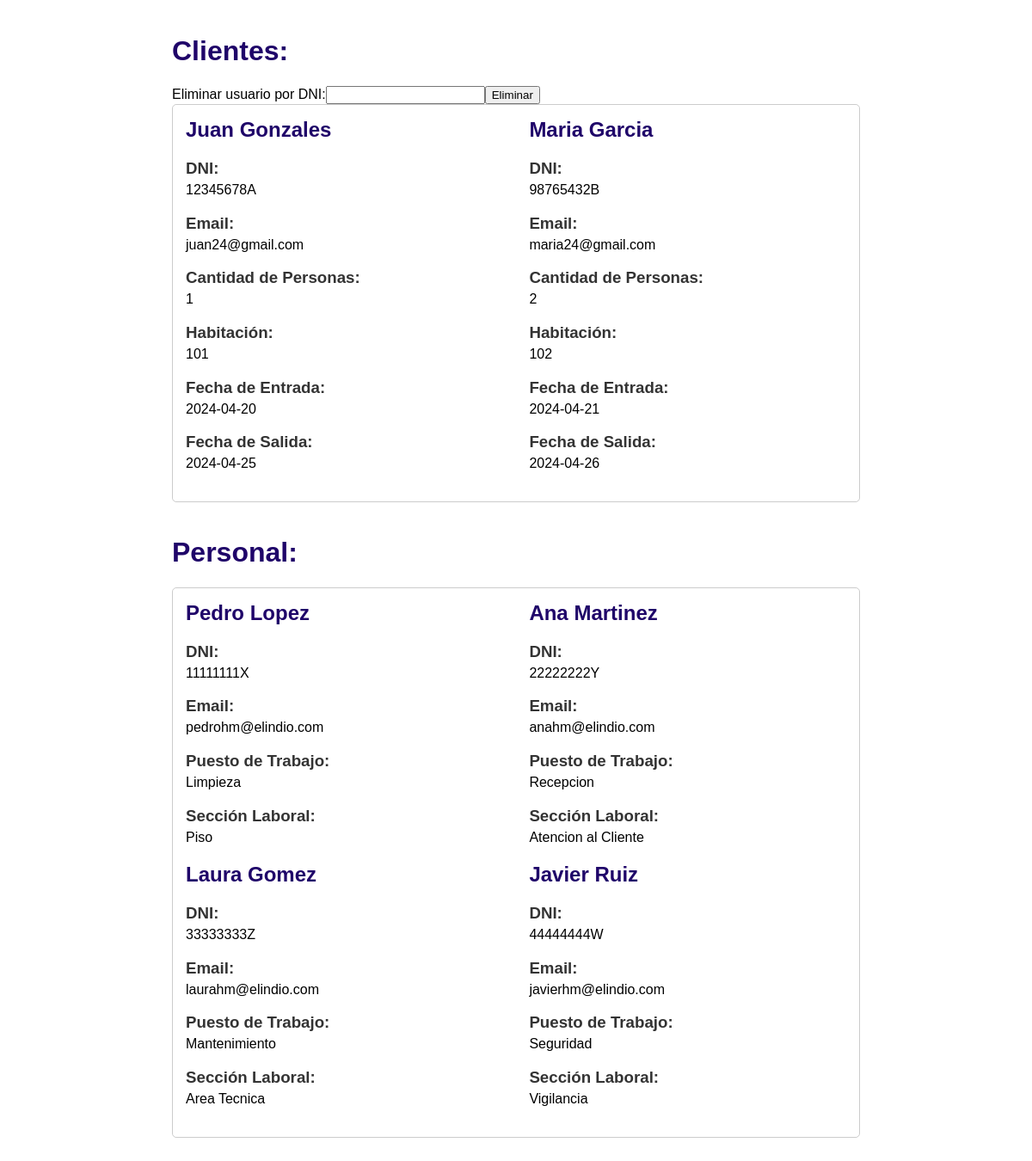
Page /bbdd.php on the committed database.
### tables this page shows
CREATE TABLE IF NOT EXISTS cliente (
    id INT AUTO_INCREMENT PRIMARY KEY,  
    nombre VARCHAR(100) NOT NULL,  
    email VARCHAR(100) NOT NULL,  
    DNI VARCHAR(20) NOT NULL,  
    cantidad_personas INT NOT NULL,  
    habitacion INT NOT NULL,  
    fecha_entrada DATE NOT NULL,  
    fecha_salida DATE NOT NULL  
);

CREATE TABLE IF NOT EXISTS personal (
    id INT AUTO_INCREMENT PRIMARY KEY,  
    nombre VARCHAR(100) NOT NULL,  
    email VARCHAR(100) NOT NULL,  
    DNI VARCHAR(20) NOT NULL,  
    edad INT NOT NULL,  
    puesto VARCHAR(100) NOT NULL,  
    seccion VARCHAR(100) NOT NULL  
);

### www/bbdd.php (the view, shortened to what this page needs)
<!DOCTYPE html>
<html>
<head>
</head>
<body>
    <div class="container">
        <div class="section">
            <h1>Clientes:</h1>
            <?php
            $mysqli = new mysqli("mysql", "admin", "admin123", "elindio");
            echo '<form action="eliminar_usuario.php" method="post">';
            echo '<label for="eliminarDNI">Eliminar usuario por DNI:</label>';
            echo '<input type="text" id="eliminarDNI" name="eliminarDNI">';
            echo '<input type="submit" value="Eliminar">';
            echo '</form>';
            $query_cliente = "SELECT * FROM cliente";
            $result_cliente = $mysqli->query($query_cliente);
            if ($result_cliente->num_rows > 0) {
                echo '<div class="client">';
                while ($row_cliente = $result_cliente->fetch_assoc()) {
                    echo '<div>';
                    echo '<h2>' . $row_cliente['nombre'] . '</h2>';
                    echo '<div><h3>DNI:</h3>' . $row_cliente['DNI'] . '</div>';
                    echo '<div><h3>Email:</h3>' . $row_cliente['email'] . '</div>';
                    echo '<div><h3>Cantidad de Personas:</h3>' . $row_cliente['cantidad_personas'] . '</div>';
                    echo '<div><h3>Habitación:</h3>' . $row_cliente['habitacion'] . '</div>';
                    echo '<div><h3>Fecha de Entrada:</h3>' . $row_cliente['fecha_entrada'] . '</div>';
                    echo '<div><h3>Fecha de Salida:</h3>' . $row_cliente['fecha_salida'] . '</div>';
                    echo '</div>';
                }
                echo '</div>';
            } else {
                echo '<p>No hay datos en la tabla "cliente".</p>';
            }
            ?>
        </div>
        <div class="section">
            <h1>Personal:</h1>
            <?php
            $query_personal = "SELECT * FROM personal";
            $result_personal = $mysqli->query($query_personal);
            if ($result_personal->num_rows > 0) {
                echo '<div class="employee">';
                while ($row_personal = $result_personal->fetch_assoc()) {
                    echo '<div>';
                    echo '<h2>' . $row_personal['nombre'] . '</h2>';
                    echo '<div><h3>DNI:</h3>' . $row_personal['DNI'] . '</div>';
                    echo '<div><h3>Email:</h3>' . $row_personal['email'] . '</div>';
                    echo '<div><h3>Puesto de Trabajo:</h3>' . $row_personal['puesto'] . '</div>';
                    echo '<div><h3>Sección Laboral:</h3>' . $row_personal['seccion'] . '</div>';
                    echo '</div>';
                }
                echo '</div>';
            } else {
                echo '<p>No hay datos en la tabla "personal".</p>';
            }
            ?>
        </div>
    </div>
</body>
</html>

### www/bbdd.php (style rules this page uses)
body { font-family: Arial, sans-serif; margin: 0; padding: 0; }
.container { max-width: 800px; margin: 0 auto; padding: 20px; }
h1 { color: #1f0469; }
.section { margin-bottom: 40px; }
.client, .employee { display: flex; flex-wrap: wrap; justify-content: space-between; border: 1px solid #ccc; border-radius: 5px; padding: 15px; background-color: #fff; }
.client div, .employee div { flex: 0 0 48%; margin-bottom: 10px; }
.client h2, .employee h2 { margin-top: 0; color: #1f0469; }
.client h3, .employee h3 { margin-bottom: 5px; color: #333; }

### rows in the picture
cliente: nombre "Juan Gonzales", DNI "12345678A", email "juan24@gmail.com", cantidad_personas "1", habitacion "101", fecha_entrada "2024-04-20", fecha_salida "2024-04-25"
cliente: nombre "Maria Garcia", DNI "98765432B", email "maria24@gmail.com", cantidad_personas "2", habitacion "102", fecha_entrada "2024-04-21", fecha_salida "2024-04-26"
personal: nombre "Pedro Lopez", DNI "11111111X", email "pedrohm@elindio.com", puesto "Limpieza", seccion "Piso"
personal: nombre "Ana Martinez", DNI "22222222Y", email "anahm@elindio.com", puesto "Recepcion", seccion "Atencion al Cliente"
personal: nombre "Laura Gomez", DNI "33333333Z", email "laurahm@elindio.com", puesto "Mantenimiento", seccion "Area Tecnica"
personal: nombre "Javier Ruiz", DNI "44444444W", email "javierhm@elindio.com", puesto "Seguridad", seccion "Vigilancia"
